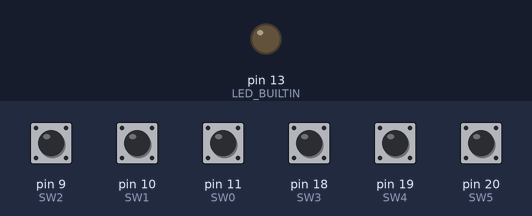
The sketch below on a simulated Arduino Leonardo, built with avr-gcc and run on an emulated ATmega32U4. Parts: output pins drawn as LEDs (lit = HIGH). The test bench sets the inputs (shaded band); at power-on: pin 9 (SW2), pin 10 (SW1), pin 11 (SW0), pin 18 (SW3), pin 19 (SW4), pin 20 (SW5) HIGH. USB keyboard and mouse output is not drawn.

Above: at 1.2 s.
1.3 s: pin 9 (SW2) pulled LOW for 0.15 s
At 1.38 s:
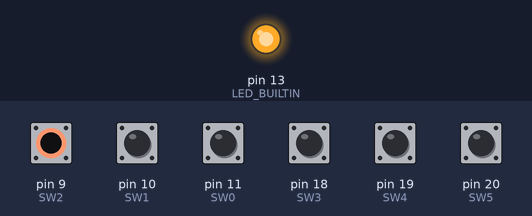
Timing chart, 0 to 4.3 s (numbered marks = the images above; inputs shaded):
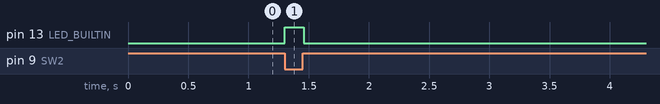

Measured:
- after the input at 1.3 s, pin 13 (LED_BUILTIN): LOW → HIGH at once, → LOW 0.16 s later

The sketch:

sketch_switch.ino
```cpp
#include <HID-Project.h>

#define PIN_A2 (20)
#define PIN_A1 (19)
#define PIN_A0 (18)
#define PIN_D9  (9)
#define PIN_D10 (10)
#define PIN_D11 (11)

#define SW0 (PIN_D11)
#define SW1 (PIN_D10)
#define SW2 (PIN_D9)
#define SW3 (PIN_A0)
#define SW4 (PIN_A1)
#define SW5 (PIN_A2)

void setup() {
  pinMode(LED_BUILTIN, OUTPUT);
  pinMode(SW0, INPUT_PULLUP);
  pinMode(SW1, INPUT_PULLUP);
  pinMode(SW2, INPUT_PULLUP);
  pinMode(SW3, INPUT_PULLUP);
  pinMode(SW4, INPUT_PULLUP);
  pinMode(SW5, INPUT_PULLUP);
  Mouse.begin();
  BootKeyboard.begin();
}

int delta = 1; // 1 or -1
unsigned long duration = 0;
const unsigned long mouseMoveInterval = 15 * 1000; //15sec

void loop() {
  bool done = false;

//ID/Pass key sender
  if (isOn(SW0)) {
    digitalWrite(LED_BUILTIN, HIGH);
    print("sw0\n");
    done = true;
  }
  if (isOn(SW1)) {
    digitalWrite(LED_BUILTIN, HIGH);
    print("sw1\n");
    done = true;
  }
  if (isOn(SW2)) {
    digitalWrite(LED_BUILTIN, HIGH);
    print("sw2\n");
    done = true;
  }
  if (isOn(SW3)) {
    digitalWrite(LED_BUILTIN, HIGH);
    print("sw3\n");
    done = true;
  }
  if (isOn(SW4)) {
    digitalWrite(LED_BUILTIN, HIGH);
    print("sw4\n");
    done = true;
  }
  if (isOn(SW5)) {
    digitalWrite(LED_BUILTIN, HIGH);
    print("sw5\n");
    done = true;
  }

  if (done) {
    while(isOn(SW0)) delay(10);
    while(isOn(SW1)) delay(10);
    while(isOn(SW2)) delay(10);
    while(isOn(SW3)) delay(10);
    while(isOn(SW4)) delay(10);
    while(isOn(SW5)) delay(10);
    digitalWrite(LED_BUILTIN, LOW);
  }

// sleep blocker
  auto now = millis();
  if (now < duration + mouseMoveInterval) return;

  Mouse.move(delta, 0);
  delta *= -1;
  ledSign(1);

  duration = now;
  delay(10);
}

void print(const char string[]) {
    BootKeyboard.print(string);
    delay(10);
}

void ledSign(int cnt) {
  for (int n = 0; n < cnt; n++) {
    digitalWrite(LED_BUILTIN, HIGH);
    delay(100);
    digitalWrite(LED_BUILTIN, LOW);
    delay(50);
  }
}

bool isOn(int pin) {
  return digitalRead(pin) == LOW;
}
```
